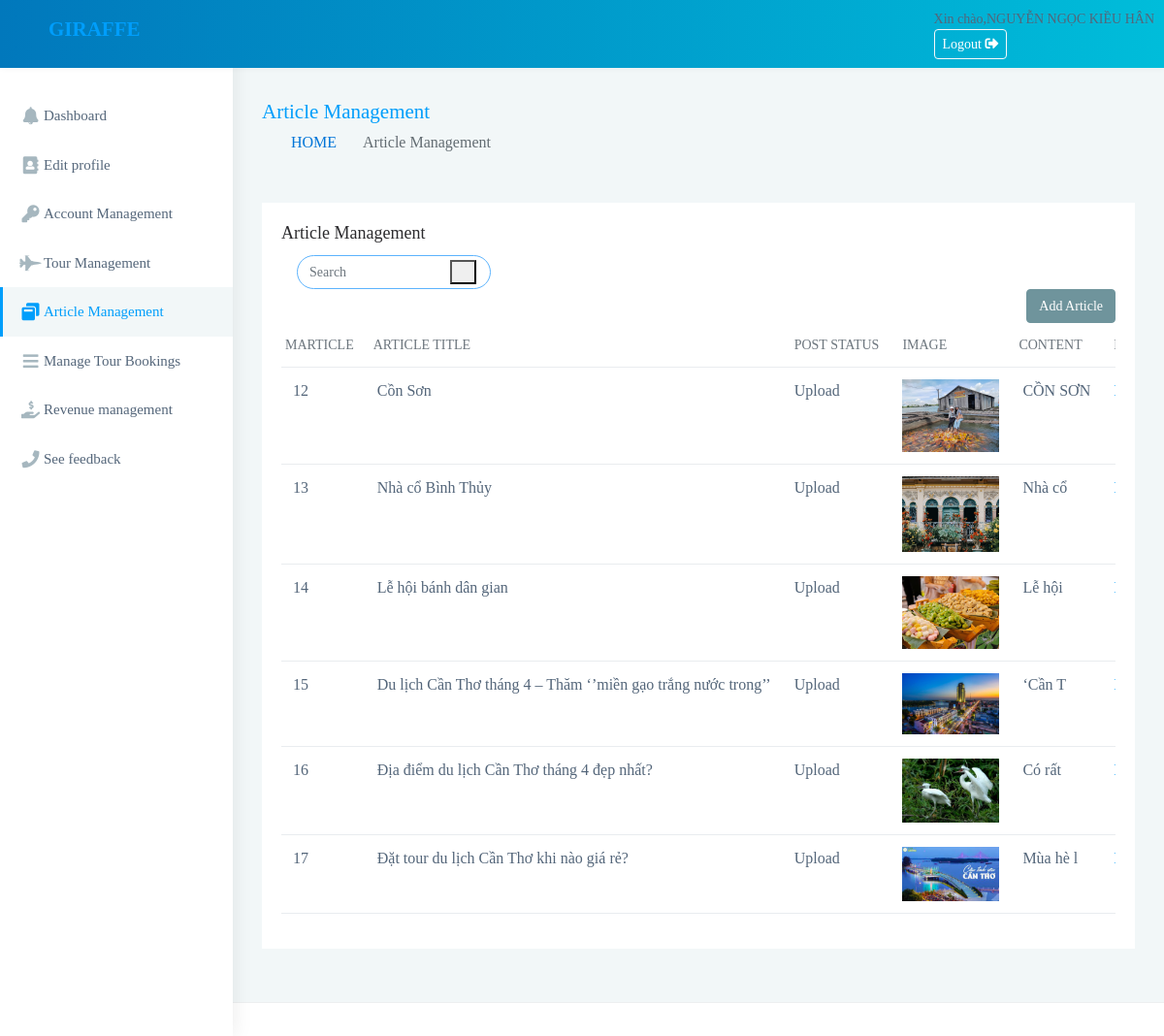
Page /admin/qtv/dsBaiviet.php (signed in) on the committed database.
### tables this page shows
CREATE TABLE `baiviet` (
  `BV_MA` int(11) NOT NULL,
  `BV_TIEUDE` varchar(150) NOT NULL,
  `BV_NOIDUNG` text NOT NULL,
  `BV_HINHANH` varchar(150) NOT NULL,
  `BV_TINHTRANG` tinyint(1) NOT NULL
);

### admin/qtv/dsBaiviet.php (the view, shortened to what this page needs)
<?php
include('header.php');
include('connect.php');
if (isset($_POST['search'])) {
    $search = $_POST['search'];
    $sql = "SELECT * FROM baiviet WHERE BV_TIEUDE LIKE '%$search%'";
} else {
    $sql = "SELECT * FROM baiviet";
}
$result = $conn->query($sql);
?>
<div class="page-wrapper">
    <div class="page-breadcrumb">
        <div class="row align-items-center">
            <div class="col-md-6 col-8 align-self-center">
                <h3 class="page-title mb-0 p-0">Article Management</h3>
                <div class="d-flex align-items-center">
                    <nav aria-label="breadcrumb">
                        <ol class="breadcrumb">
                            <li class="breadcrumb-item"><a href="#">HOME</a></li>
                            <li class="breadcrumb-item active" aria-current="page">Article Management</li>
                        </ol>
                    </nav>
                </div>
            </div>
        </div>
    </div>
    <div class="container-fluid">
        <div class="row">
            <div class="col-sm-12">
                <div class="card">
                    <div class="card-body">
                        <h4 class="card-title">Article Management</h4>
                        <div class="text-start">
                            <form class="app-search ps-3" method="post" action="">
                                <input type="text" class="form-control" placeholder="Search" name="search">
                                <button type="submit" class="srh-btn"><i class="ti-search"></i></button>
                            </form>
                        </div>
                        <div class="text-end">
                            <a href="themBaiviet.php" class="btn btn-primary">Add Article</a>
                        </div>
                        <div class="table-responsive">
                            <table class="table user-table no-wrap">
                                <thead>
                                    <th
                                        class="text-uppercase text-secondary text-xxs font-weight-bolder opacity-7 ps-1">
                                        MArticle</th>
                                    <th
                                        class="text-uppercase text-secondary text-xxs font-weight-bolder opacity-7 ps-2">
                                        Article Title</th>
                                    <th class="text-uppercase text-secondary text-xxs font-weight-bolder opacity-7">
                                        Post Status</th>
                                    <th class="text-uppercase text-secondary text-xxs font-weight-bolder opacity-7">
                                        Image</th>
                                    <th
                                        class="text-uppercase text-secondary text-xxs font-weight-bolder opacity-7 ps-2">
                                        Content</th>
                                    <th class="text-uppercase text-secondary text-xxs font-weight-bolder opacity-7">
                                        Edit Article</th>
                                </thead>
                                <tbody>
                                    <?php
                                    if ($result->num_rows > 0) {
                                        while ($row = $result->fetch_assoc()) {
                                            echo "<tr>";
                                            echo "<td>" . $row["BV_MA"] . "</td>";
                                            echo "<td>" . $row["BV_TIEUDE"] . "</td>";
                                            echo "<td>";
                                            if ($row["BV_TINHTRANG"] == 0) {
                                                echo "Upload";
                                            } elseif ($row["BV_TINHTRANG"] == 1) {
                                                echo "Draft";
                                            } else {
                                                echo "Unknown";
                                            }
                                            echo "</td>";
                                            echo "<td><img src='../images/" . $row["BV_HINHANH"] . "' alt='Image' style='width: 100px;'></td>";
                                            echo "<td>" . substr($row["BV_NOIDUNG"], 0, 10  ) . "</td>";
                                            echo "<td><a href='suaBaiviet.php?BVID=" . $row["BV_MA"] . "'>Edit</a> || <a onclick='return confirm(\"Bạn có chắc muốn xóa không???\")' href='xoaBaiviet.php?BVID=" . $row["BV_MA"] . "'>Delete</a></td>";
                                            echo "</tr>";
                                        }
                                    } else {
                                        echo "<tr><td colspan='6'>Không có bài viết nào được tìm thấy</td></tr>";
                                    }
                                    ?>
                                </tbody>
                            </table>
                        </div>
                    </div>
                </div>
            </div>
        </div>
    </div>
    <?php
    include('footer.php');
    ?>

### rows in the picture
baiviet: BV_MA "12", BV_TIEUDE "Cồn Sơn", BV_TINHTRANG "Upload", BV_HINHANH (picture), BV_NOIDUNG "CỒN SƠN"
baiviet: BV_MA "13", BV_TIEUDE "Nhà cổ Bình Thủy", BV_TINHTRANG "Upload", BV_HINHANH (picture), BV_NOIDUNG "Nhà cổ"
baiviet: BV_MA "14", BV_TIEUDE "Lễ hội bánh dân gian", BV_TINHTRANG "Upload", BV_HINHANH (picture), BV_NOIDUNG "Lễ hội"
baiviet: BV_MA "15", BV_TIEUDE "Du lịch Cần Thơ tháng 4 – Thăm ‘’miền gạo trắng nước trong’’", BV_TINHTRANG "Upload", BV_HINHANH (picture), BV_NOIDUNG "‘Cần T"
baiviet: BV_MA "16", BV_TIEUDE "Địa điểm du lịch Cần Thơ tháng 4 đẹp nhất?", BV_TINHTRANG "Upload", BV_HINHANH (picture), BV_NOIDUNG "Có rất"
baiviet: BV_MA "17", BV_TIEUDE "Đặt tour du lịch Cần Thơ khi nào giá rẻ?", BV_TINHTRANG "Upload", BV_HINHANH (picture), BV_NOIDUNG "Mùa hè l"

### other values in the picture
$_SESSION["ND_HOTEN"] "NGUYỄN NGỌC KIỀU HÂN"
